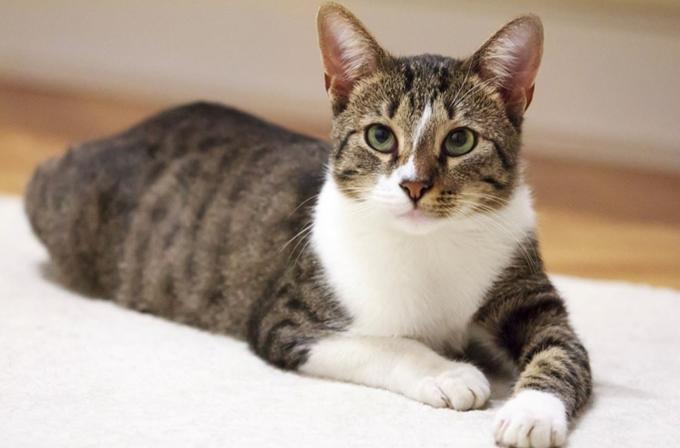
#> input picture YOLO3/video/cat.jpg, 680 x 448 px, found by its file name
$ python opencv_ex10.py
#> lines starting #> are read from the running program, lines starting #| are printed output that depends on the picture
import cv2

src = cv2.imread('C:/Data/computer_vision/YOLO3/video/cat.jpg', cv2.IMREAD_COLOR)
#> src is the input picture: shape (448, 680, 3); mean B, G, R 143.6, 157.3, 172.9

dst = cv2.resize(src, dsize=(800, 600), interpolation=cv2.INTER_AREA)
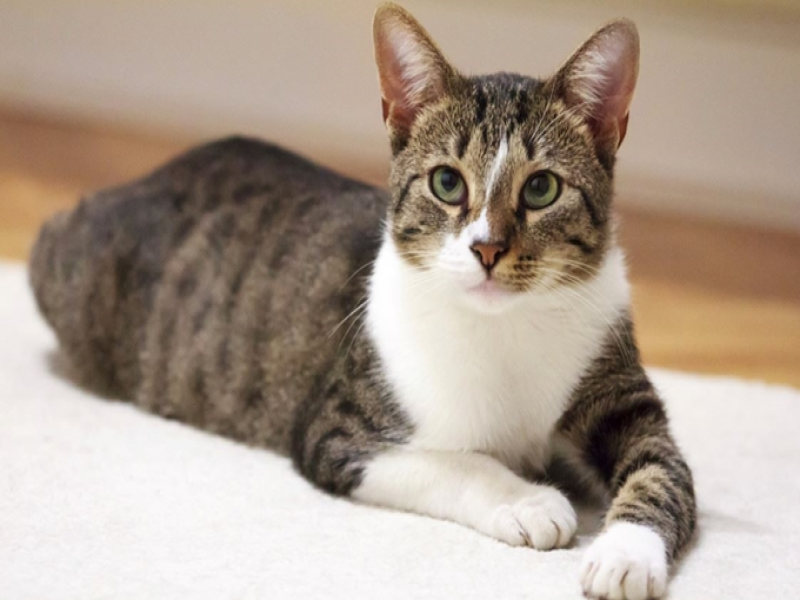
#> dst: shape (600, 800, 3); mean B, G, R 143.5, 157.2, 172.8
dst2 = cv2.resize(src, dsize=(0, 0), fx=0.3, fy=0.7, interpolation=cv2.INTER_LINEAR)
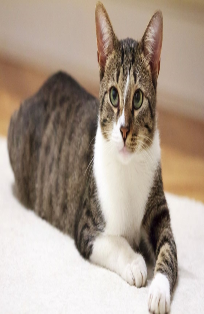
#> dst2: shape (314, 204, 3); mean B, G, R 143.6, 157.3, 172.9

cv2.imshow("src", src)
cv2.imshow("dst", dst)
cv2.imshow("dst2", dst2)
cv2.waitKey()
cv2.destroyAllWindows()
